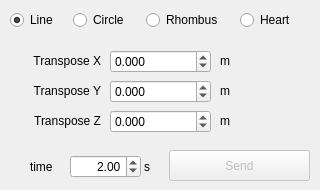
    <widget class="QWidget" name="tab_drawing">
     <attribute name="title">
      <string>Drawing</string>
     </attribute>
     <widget class="QRadioButton" name="radio_drawing_line">
      <property name="geometry">
       <rect>
        <x>10</x>
        <y>10</y>
        <width>61</width>
        <height>20</height>
       </rect>
      </property>
      <property name="text">
       <string>Line</string>
      </property>
      <property name="checked">
       <bool>true</bool>
      </property>
     </widget>
     <widget class="QRadioButton" name="radio_drawing_circle">
      <property name="geometry">
       <rect>
        <x>73</x>
        <y>10</y>
        <width>71</width>
        <height>20</height>
       </rect>
      </property>
      <property name="text">
       <string>Circle</string>
      </property>
     </widget>
     <widget class="QRadioButton" name="radio_drawing_rhombus">
      <property name="geometry">
       <rect>
        <x>146</x>
        <y>10</y>
        <width>91</width>
        <height>20</height>
       </rect>
      </property>
      <property name="text">
       <string>Rhombus</string>
      </property>
     </widget>
     <widget class="QRadioButton" name="radio_drawing_heart">
      <property name="geometry">
       <rect>
        <x>240</x>
        <y>10</y>
        <width>71</width>
        <height>20</height>
       </rect>
      </property>
      <property name="text">
       <string>Heart</string>
      </property>
     </widget>
     <widget class="QLabel" name="txt_drawing_arg_1">
      <property name="geometry">
       <rect>
        <x>20</x>
        <y>50</y>
        <width>81</width>
        <height>21</height>
       </rect>
      </property>
      <property name="layoutDirection">
       <enum>Qt::LeftToRight</enum>
      </property>
      <property name="text">
       <string>Transpose X</string>
      </property>
      <property name="alignment">
       <set>Qt::AlignRight|Qt::AlignTrailing|Qt::AlignVCenter</set>
      </property>
     </widget>
     <widget class="QLabel" name="txt_drawing_arg_unit_1">
      <property name="geometry">
       <rect>
        <x>220</x>
        <y>54</y>
        <width>59</width>
        <height>14</height>
       </rect>
      </property>
      <property name="text">
       <string>m</string>
      </property>
     </widget>
     <widget class="QLabel" name="txt_drawing_arg_3">
      <property name="geometry">
       <rect>
        <x>20</x>
        <y>110</y>
        <width>81</width>
        <height>21</height>
       </rect>
      </property>
      <property name="layoutDirection">
       <enum>Qt::LeftToRight</enum>
      </property>
      <property name="text">
       <string>Transpose Z</string>
      </property>
      <property name="alignment">
       <set>Qt::AlignRight|Qt::AlignTrailing|Qt::AlignVCenter</set>
      </property>
     </widget>
     <widget class="QDoubleSpinBox" name="doubleSpinBox_drawing_arg_1">
      <property name="geometry">
       <rect>
        <x>110</x>
        <y>50</y>
        <width>101</width>
        <height>23</height>
       </rect>
      </property>
      <property name="decimals">
       <number>3</number>
      </property>
      <property name="minimum">
       <double>-10.000000000000000</double>
      </property>
      <property name="maximum">
       <double>10.000000000000000</double>
      </property>
      <property name="singleStep">
       <double>0.010000000000000</double>
      </property>
     </widget>
     <widget class="QLabel" name="txt_drawing_arg_unit_3">
      <property name="geometry">
       <rect>
        <x>220</x>
        <y>114</y>
        <width>59</width>
        <height>14</height>
       </rect>
      </property>
      <property name="text">
       <string>m</string>
      </property>
     </widget>
     <widget class="QDoubleSpinBox" name="doubleSpinBox_time_drawing">
      <property name="geometry">
       <rect>
        <x>70</x>
        <y>155</y>
        <width>71</width>
        <height>23</height>
       </rect>
      </property>
      <property name="alignment">
       <set>Qt::AlignRight|Qt::AlignTrailing|Qt::AlignVCenter</set>
      </property>
      <property name="minimum">
       <double>-3.140000000000000</double>
      </property>
      <property name="maximum">
       <double>10.000000000000000</double>
      </property>
      <property name="singleStep">
       <double>0.500000000000000</double>
      </property>
      <property name="value">
       <double>2.000000000000000</double>
      </property>
     </widget>
     <widget class="QDoubleSpinBox" name="doubleSpinBox_drawing_arg_2">
      <property name="geometry">
       <rect>
        <x>110</x>
        <y>80</y>
        <width>101</width>
        <height>23</height>
       </rect>
      </property>
      <property name="decimals">
       <number>3</number>
      </property>
      <property name="minimum">
       <double>-10.000000000000000</double>
      </property>
      <property name="maximum">
       <double>10.000000000000000</double>
      </property>
      <property name="singleStep">
       <double>0.010000000000000</double>
      </property>
     </widget>
     <widget class="QLabel" name="label_46">
      <property name="geometry">
       <rect>
        <x>30</x>
        <y>160</y>
        <width>59</width>
        <height>14</height>
       </rect>
      </property>
      <property name="text">
       <string>time</string>
      </property>
     </widget>
     <widget class="QLabel" name="txt_drawing_arg_2">
      <property name="geometry">
       <rect>
        <x>20</x>
        <y>80</y>
        <width>81</width>
        <height>21</height>
       </rect>
      </property>
      <property name="layoutDirection">
       <enum>Qt::LeftToRight</enum>
      </property>
      <property name="text">
       <string>Transpose Y</string>
      </property>
      <property name="alignment">
       <set>Qt::AlignRight|Qt::AlignTrailing|Qt::AlignVCenter</set>
      </property>
     </widget>
     <widget class="QLabel" name="label_48">
      <property name="geometry">
       <rect>
        <x>144</x>
        <y>160</y>
        <width>59</width>
        <height>14</height>
       </rect>
      </property>
      <property name="text">
       <string>s</string>
      </property>
     </widget>
     <widget class="QPushButton" name="btn_send_drawing_trajectory">
      <property name="enabled">
       <bool>false</bool>
      </property>
      <property name="geometry">
       <rect>
        <x>169</x>
        <y>150</y>
        <width>141</width>
        <height>31</height>
       </rect>
      </property>
      <property name="text">
       <string>Send</string>
      </property>
     </widget>
     <widget class="QDoubleSpinBox" name="doubleSpinBox_drawing_arg_3">
      <property name="geometry">
       <rect>
        <x>110</x>
        <y>110</y>
        <width>101</width>
        <height>23</height>
       </rect>
      </property>
      <property name="decimals">
       <number>3</number>
      </property>
      <property name="minimum">
       <double>-10.000000000000000</double>
      </property>
      <property name="maximum">
       <double>10.000000000000000</double>
      </property>
      <property name="singleStep">
       <double>0.010000000000000</double>
      </property>
     </widget>
     <widget class="QLabel" name="txt_drawing_arg_unit_2">
      <property name="geometry">
       <rect>
        <x>220</x>
        <y>84</y>
        <width>59</width>
        <height>14</height>
       </rect>
      </property>
      <property name="text">
       <string>m</string>
      </property>
     </widget>
    </widget>
